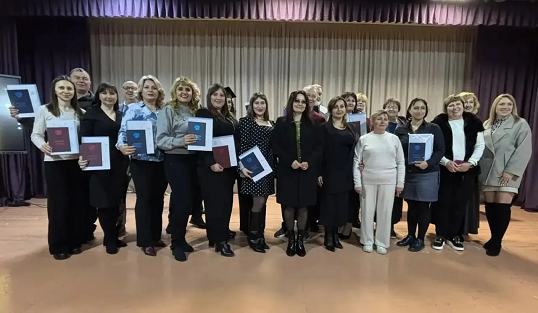
#> input picture 2_2025-2/4_met-cif-obr-izo/9-3_image.png, 538 x 313 px
$ python 9-1_Trifonov_MCOI_PR9.py
#> lines starting #> are read from the running program, lines starting #| are printed output that depends on the picture
import cv2
import numpy as np
import glob
import os

LAST_NAME = "Trifonov"

img = cv2.imread("9-3_image.png")
#> img is the input picture: shape (313, 538, 3); mean B, G, R 80.9, 86.9, 96.1
if img is not None:
    scaled = cv2.resize(img, None, fx=0.5, fy=0.5, interpolation=cv2.INTER_AREA)  # [web:1]
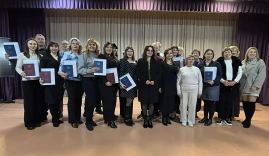
#> scaled: shape (156, 269, 3); mean B, G, R 80.9, 86.9, 95.9
    scaled = cv2.resize(scaled, (img.shape[1], img.shape[0]))
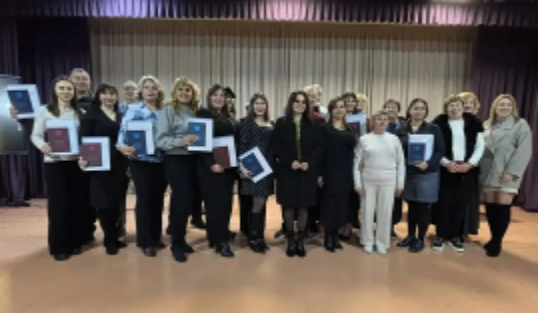
#> scaled: shape (313, 538, 3); mean B, G, R 80.8, 86.7, 95.8

    blur3 = cv2.GaussianBlur(img, (3, 3), 0)
    blur9 = cv2.GaussianBlur(img, (9, 9), 0)  # [web:4][web:52]
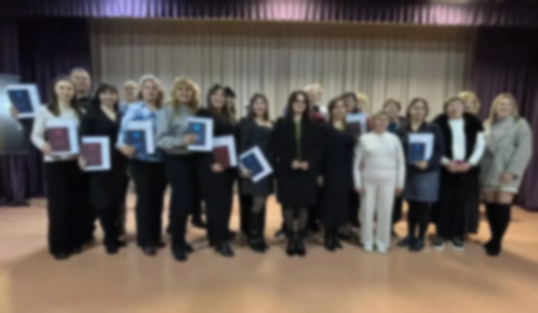
#> blur9: shape (313, 538, 3); mean B, G, R 80.9, 86.9, 96.1

    top = np.hstack([img, scaled])
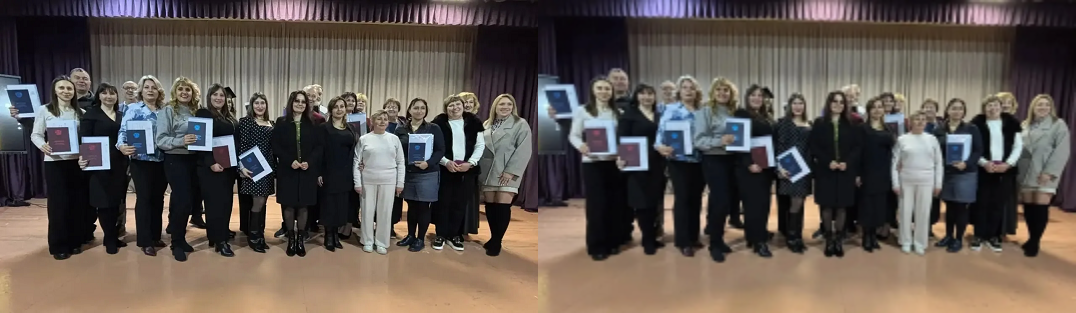
#> top: shape (313, 1076, 3); mean B, G, R 80.8, 86.8, 95.9
    bottom = np.hstack([blur3, blur9])
    collage = np.vstack([top, bottom])
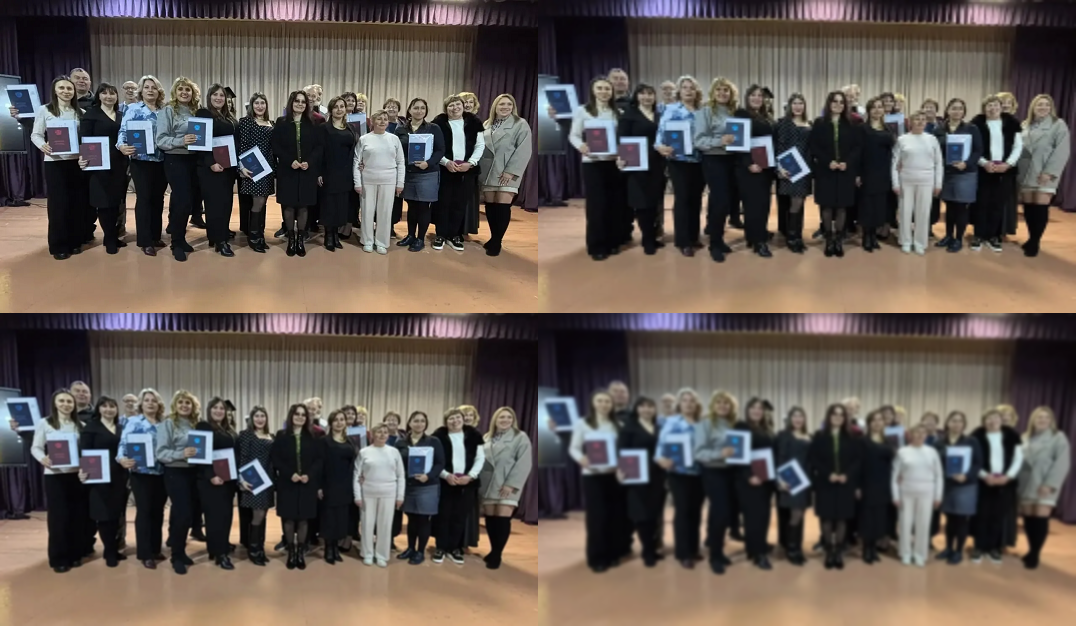
#> collage: shape (626, 1076, 3); mean B, G, R 80.9, 86.9, 96

    h, w = img.shape[:2]
#> h = 313; w = 538
    font = cv2.FONT_HERSHEY_SIMPLEX
    red = (0, 0, 255)

    cv2.putText(collage, "Original", (20, 40), font, 1, red, 2)
    cv2.putText(collage, "Scaled 0.5x", (w + 20, 40), font, 1, red, 2)
    cv2.putText(collage, "Blur 3x3", (20, h + 40), font, 1, red, 2)
    cv2.putText(collage, "Blur 9x9", (w + 20, h + 40), font, 1, red, 2)

    cv2.putText(
        collage,
        f"Scaling + Blurring, {LAST_NAME}",
        (20, collage.shape[0] - 20),
        font,
        1,
        (255, 0, 0),
        2,
    )
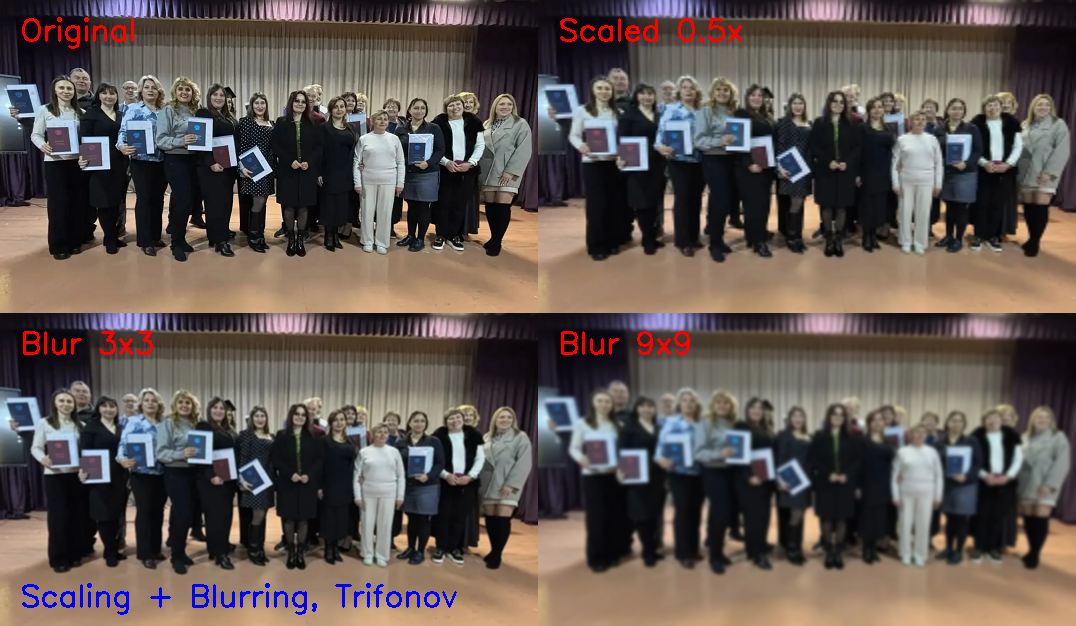
#> collage: shape (626, 1076, 3); mean B, G, R 81.3, 86.2, 96.7

    cv2.imshow("Task 1: Scaling and Blurring", collage)
    cv2.imwrite("9-4_task1_result.png", collage)
    cv2.waitKey(0)
    cv2.destroyAllWindows()

if os.path.exists("9-2_haarcascade_frontalface_default.xml"):
    face_cascade = cv2.CascadeClassifier("9-2_haarcascade_frontalface_default.xml")  # [web:45][web:48]

    face_images = glob.glob("face*.png")

    for path in face_images:
        img = cv2.imread(path)
        if img is None:
            continue

        gray = cv2.cvtColor(img, cv2.COLOR_BGR2GRAY)
        faces = face_cascade.detectMultiScale(
            gray,
            scaleFactor=1.1,
            minNeighbors=5,
            minSize=(60, 60),
        )

        for (x, y, w, h) in faces:
            cv2.rectangle(img, (x, y), (x + w, y + h), (0, 255, 0), 2)
            cv2.putText(
                img,
                LAST_NAME,
                (x, y - 10),
                cv2.FONT_HERSHEY_SIMPLEX,
                0.6,
                (255, 0, 0),
                2,
            )

        cv2.imshow(f"Task 2: {os.path.basename(path)}", img)
        out_name = os.path.splitext(path)[0] + "_faces.png"
        cv2.imwrite(out_name, img)
        key = cv2.waitKey(0)
        if key == 27:
            break

    cv2.destroyAllWindows()

$ run again, with 2_2025-2/4_met-cif-obr-izo/10-4_test_image.jpg saved as 2_2025-2/4_met-cif-obr-izo/9-3_image.png
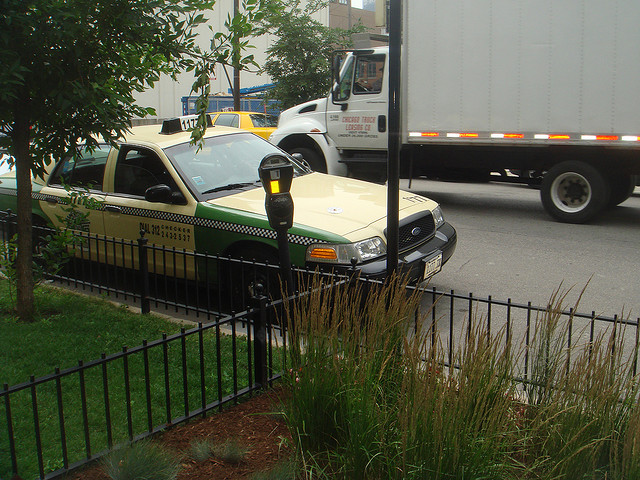
#> input picture 2_2025-2/4_met-cif-obr-izo/10-4_test_image.jpg, 640 x 480 px
#> img is the input picture: shape (480, 640, 3); mean B, G, R 69.9, 87.5, 84.4
#> `top = np.hstack([img, scaled])`:
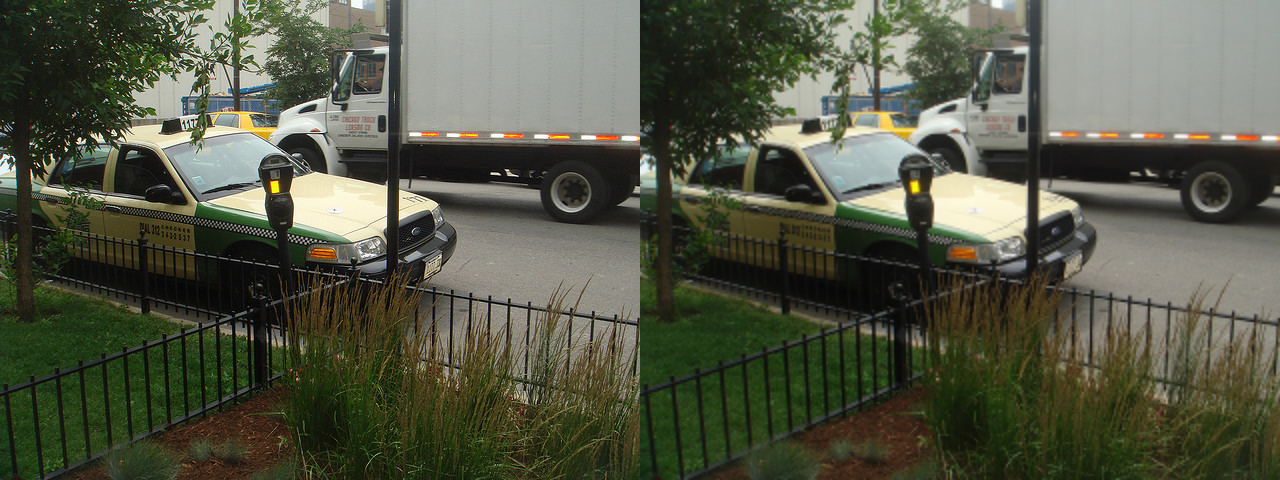
#> top: shape (480, 1280, 3); mean B, G, R 70, 87.6, 84.4
#> `cv2.putText( collage, f"Scaling + Blurring, {LAST_NAME}", (20, collage..`:
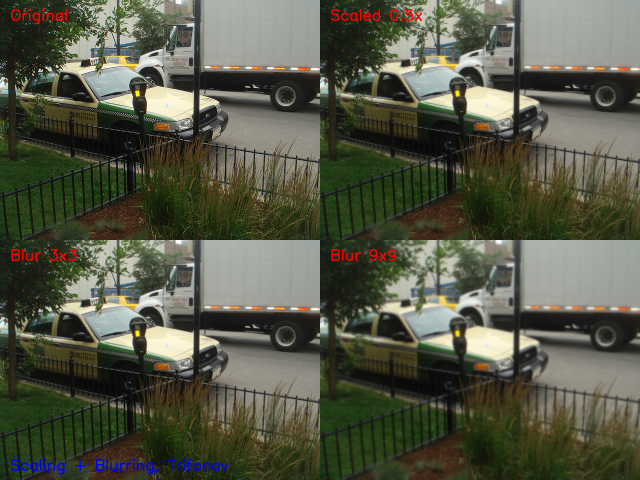
#> collage: shape (960, 1280, 3) (shown at 1/2 size); mean B, G, R 70.4, 87.3, 85

$ run again, with 2_2025-2/4_met-cif-obr-izo/11-2_input.jpg saved as 2_2025-2/4_met-cif-obr-izo/9-3_image.png
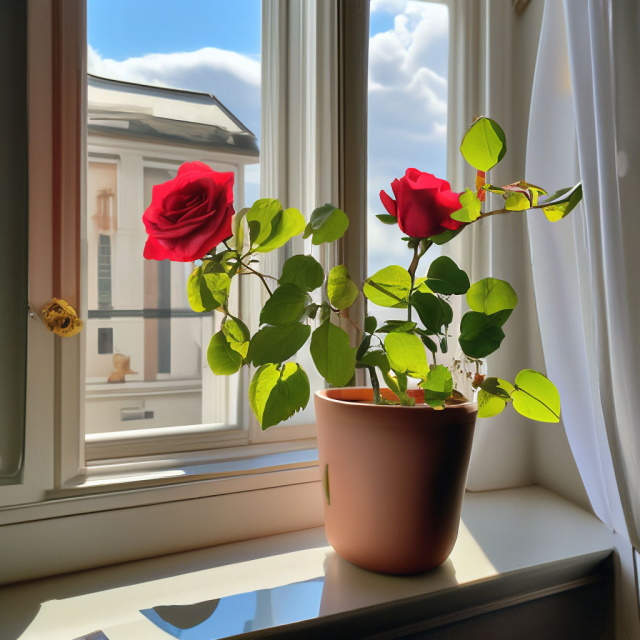
#> input picture 2_2025-2/4_met-cif-obr-izo/11-2_input.jpg, 640 x 640 px
#> img is the input picture: shape (640, 640, 3); mean B, G, R 110.4, 126.5, 133.5
#> `top = np.hstack([img, scaled])`:
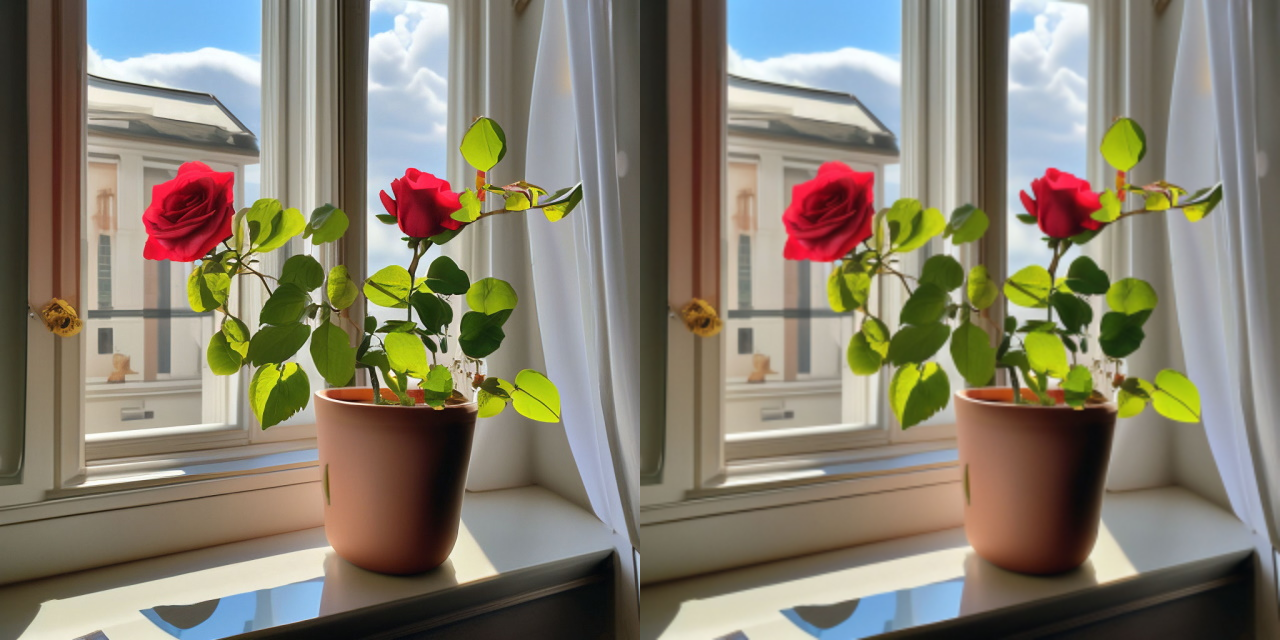
#> top: shape (640, 1280, 3); mean B, G, R 110.5, 126.6, 133.5
#> `cv2.putText( collage, f"Scaling + Blurring, {LAST_NAME}", (20, collage..`:
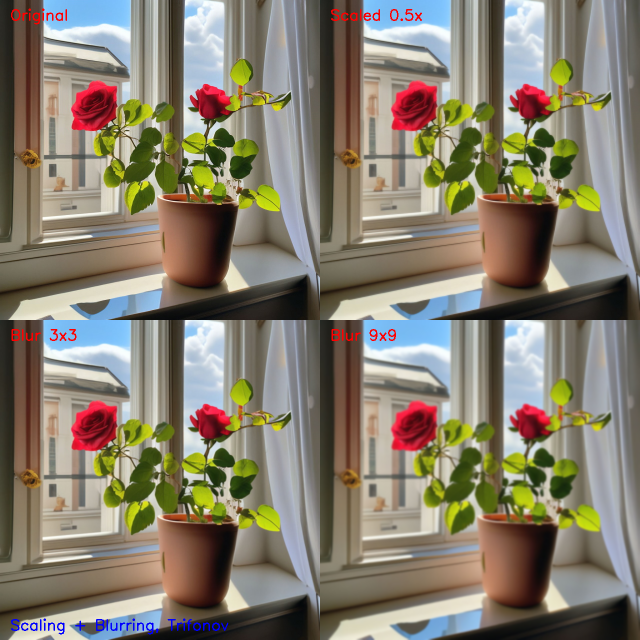
#> collage: shape (1280, 1280, 3) (shown at 1/2 size); mean B, G, R 110.3, 126, 133.7
